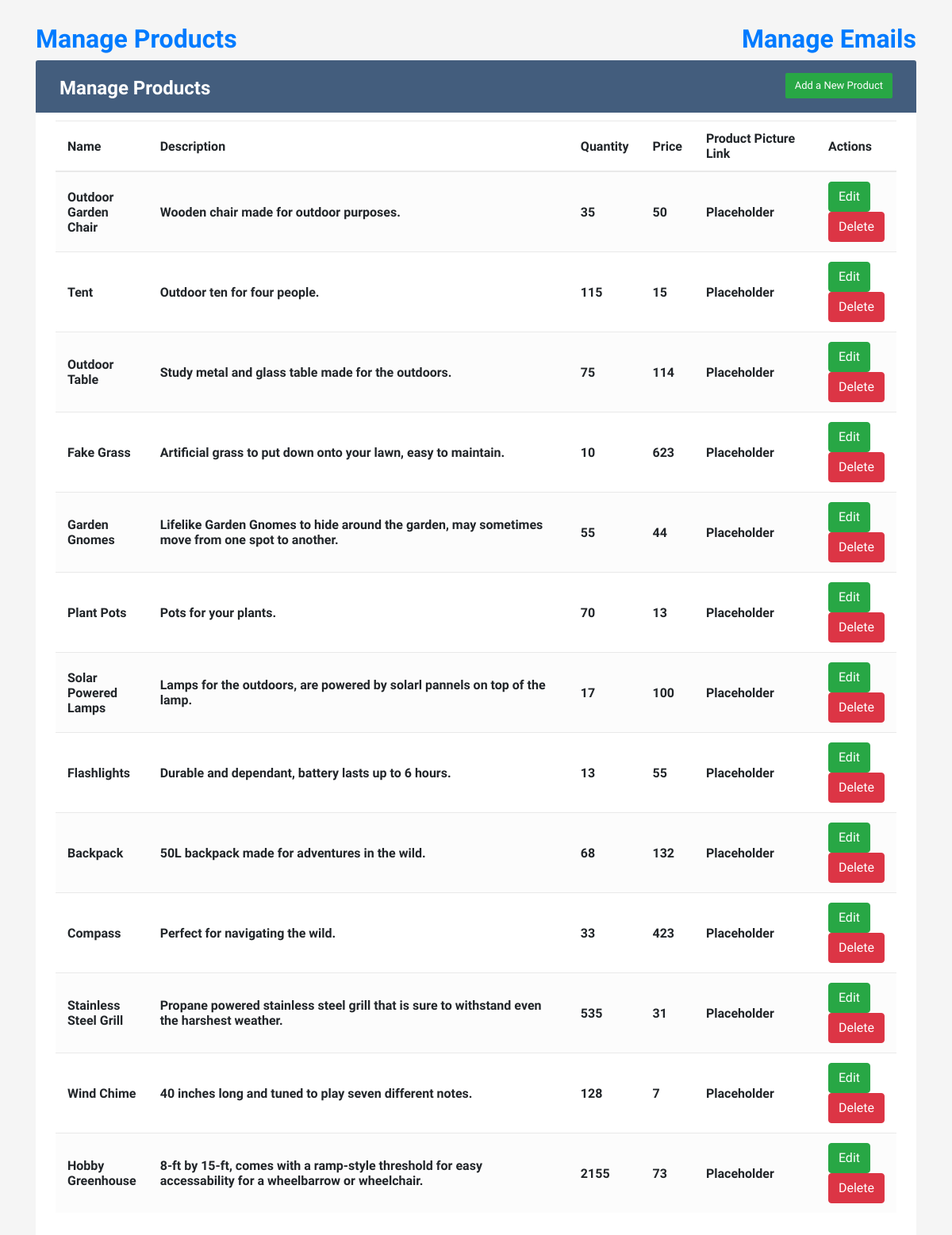
The page /adminProduct.php on the database its author committed.
### tables this page shows
CREATE TABLE `iron_product` (
  `i_product_id` int(11) NOT NULL,
  `i_product_name` varchar(128) NOT NULL,
  `i_product_desc` varchar(512) NOT NULL,
  `i_product_price` int(11) NOT NULL,
  `i_product_qt` int(11) NOT NULL,
  `i_product_link` varchar(32) NOT NULL
);

### adminProduct.php (the view, shortened to what this page needs)
<?php
	require_once "db/db.php";
	require_once "includes/adminHeader.php";
?>
<!DOCTYPE html>
<html lang="en">
<body>
	<div class="container-xl">
		<div class="table-responsive">
			<div>
				<nav class="nav d-flex justify-content-between">
					<a href="adminProduct.php"><h2><b>Manage Products</b></h2></a>
					<a href="adminEmail.php"><h2><b>Manage Emails</b></h2></a>
				</nav>
			</div>
			<div class="table-wrapper">
				<div class="table-title">
					<div class="row">
						<div class="col-sm-6">
							<h2><b>Manage Products</b></h2>
						</div>
						<div class="col-sm-6">
							<form action="includes/adminForms.php" method = "get">
							<input type="submit" name="Add" class="btn btn-success" value = "Add a New Product">
							</form>
						</div>
					</div>
				</div>
				<table class="table table-striped table-hover">
					<thead>
						<tr>
							<th>Name</th>
							<th>Description</th>
							<th>Quantity</th>
							<th>Price</th>
							<th>Product Picture Link</th>
							<th>Actions</th>
						</tr>
					</thead>
					<tbody>
						<?php
							$querySQL = "SELECT * FROM `iron_product`";
							$result = $dbconn->query($querySQL);
							if ($result) {
								while ($row = $result->fetch_assoc()) {
						?>
									<form action="includes/adminForms.php" method = "post">
										<tr>
											<th><?php echo $row["i_product_name"]; ?></th>
											<th><?php echo $row["i_product_desc"]; ?></th>
											<th><?php echo $row["i_product_price"]; ?></th>
											<th><?php echo $row["i_product_qt"]; ?></th>
											<th><?php echo $row["i_product_link"]; ?></th>
											<th>
												<input type="submit" name="Edit" class="btn btn-success" value="Edit">
												<input type="submit" name="DeleteProd" class="btn btn-danger" value="Delete">
											</th>
										</tr>
									</form>
						<?php
								}
							}
						?>
					</tbody>
				</table>
			</div>
		</div>
	</div>
</body>
</html>

### css/admin.css (style rules this page uses)
body { color: #566787; background: #f5f5f5; font-family: 'Varela Round', sans-serif; font-size: 13px; }
.table-responsive { margin: 30px 0; }
.table-wrapper { background: #fff; padding: 20px 25px; border-radius: 3px; min-width: 1000px; box-shadow: 0 1px 1px rgba(0,0,0,.05); }
.table-title { padding-bottom: 15px; background: #435d7d; color: #fff; padding: 16px 30px; min-width: 100%; margin: -20px -25px 10px; border-radius: 3px 3px 0 0; }
.table-title h2 { margin: 5px 0 0; font-size: 24px; }
.table-title .btn { color: #fff; float: right; font-size: 13px; border: none; min-width: 50px; border-radius: 2px; border: none; outline: none !important; margin-left: 10px; }
table.table tr th, table.table tr td { border-color: #e9e9e9; padding: 12px 15px; vertical-align: middle; }
table.table tr th:first-child { width: 60px; }
table.table tr th:last-child { width: 100px; }
table.table-striped tbody tr:nth-of-type(odd) { background-color: #fcfcfc; }

### rows shown on the page
iron_product: i_product_name "Outdoor Garden Chair", i_product_desc "Wooden chair made for outdoor purposes.", i_product_price "35", i_product_qt "50", i_product_link "Placeholder"
iron_product: i_product_name "Tent", i_product_desc "Outdoor ten for four people.", i_product_price "115", i_product_qt "15", i_product_link "Placeholder"
iron_product: i_product_name "Outdoor Table", i_product_desc "Study metal and glass table made for the outdoors.", i_product_price "75", i_product_qt "114", i_product_link "Placeholder"
iron_product: i_product_name "Fake Grass", i_product_desc "Artificial grass to put down onto your lawn, easy to maintain.", i_product_price "10", i_product_qt "623", i_product_link "Placeholder"
iron_product: i_product_name "Garden Gnomes", i_product_desc "Lifelike Garden Gnomes to hide around the garden, may sometimes move from one spot to another.", i_product_price "55", i_product_qt "44", i_product_link "Placeholder"
iron_product: i_product_name "Plant Pots", i_product_desc "Pots for your plants.", i_product_price "70", i_product_qt "13", i_product_link "Placeholder"
iron_product: i_product_name "Solar Powered Lamps", i_product_desc "Lamps for the outdoors, are powered by solarl pannels on top of the lamp.", i_product_price "17", i_product_qt "100", i_product_link "Placeholder"
iron_product: i_product_name "Flashlights", i_product_desc "Durable and dependant, battery lasts up to 6 hours.", i_product_price "13", i_product_qt "55", i_product_link "Placeholder"
iron_product: i_product_name "Backpack", i_product_desc "50L backpack made for adventures in the wild.", i_product_price "68", i_product_qt "132", i_product_link "Placeholder"
iron_product: i_product_name "Compass", i_product_desc "Perfect for navigating the wild.", i_product_price "33", i_product_qt "423", i_product_link "Placeholder"
iron_product: i_product_name "Stainless Steel Grill", i_product_desc "Propane powered stainless steel grill that is sure to withstand even the harshest weather.", i_product_price "535", i_product_qt "31", i_product_link "Placeholder"
iron_product: i_product_name "Wind Chime", i_product_desc "40 inches long and tuned to play seven different notes.", i_product_price "128", i_product_qt "7", i_product_link "Placeholder"
iron_product: i_product_name "Hobby Greenhouse", i_product_desc "8-ft by 15-ft, comes with a ramp-style threshold for easy accessability for a wheelbarrow or wheelchair.", i_product_price "2155", i_product_qt "73", i_product_link "Placeholder"
